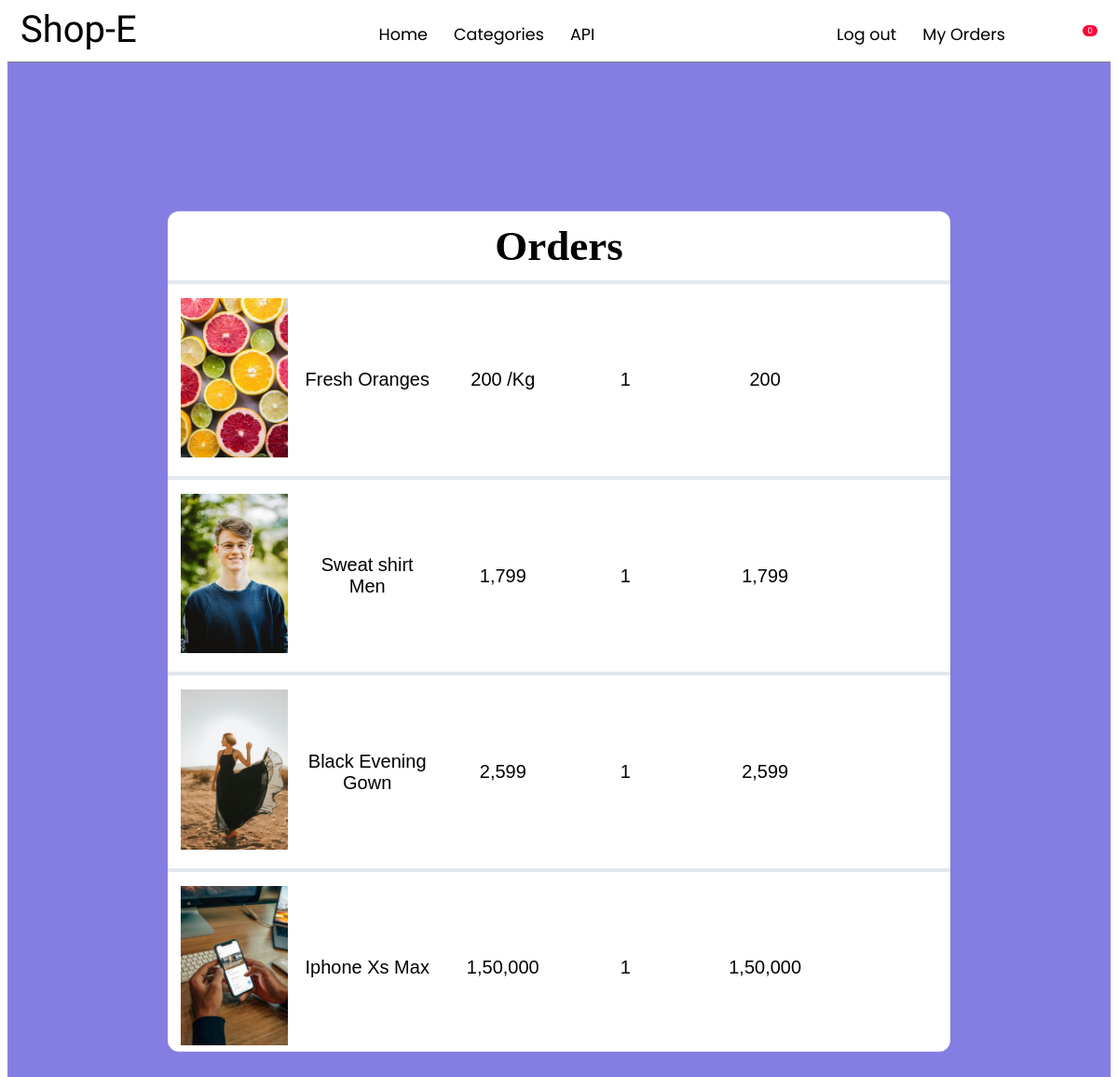
/orders/ (signed in), run on the app's committed database.
### shop/models.py (models this page shows, shortened)
class Order(models.Model):
    user = models.ManyToManyField(User)
    image = models.ForeignKey(ProductImage,on_delete=models.CASCADE)
    quantity = models.PositiveIntegerField(default=1)
    price = models.CharField(max_length=10)
    phone = PhoneNumberField(default='+91')
    adrress = models.CharField(max_length=95)
    city = models.CharField(max_length=35)
    pincode = models.CharField(max_length=6)
    state = models.CharField(max_length=35)
    country = models.CharField(max_length=35)

class ProductImage(models.Model):
    product = models.ForeignKey(Product, on_delete = models.CASCADE)
    image = models.ImageField(upload_to = 'image')

class Product(models.Model):
    name = models.CharField(max_length=40)
    description = models.TextField()
    price = models.CharField(max_length=10)
    category = models.TextChoices('category','clothing electronics food')
    category = models.CharField(max_length = 20, blank=True, choices = category.choices)

### shop/views.py (the view)
# urls.py: path('orders/', views.orders, name='orders'),
def orders(request):
    if request.method == 'POST':
        image = ProductImage.objects.get(product=Product.objects.get(name=request.POST.get('name')))
        Order.objects.filter(user=request.user, image=image).delete()
        return render(request,'shop/order_table.html',{
        'orders':  Order.objects.filter(user=request.user)
    })
    return render(request,'shop/orders.html',{
        'orders':  Order.objects.filter(user=request.user)
    })

### shop/templatetags/myfilter.py (called while the page is built)
@register.filter(name='commasremove')
def commasremove(price):
    for i in price:
        if i.isdigit() == False:
            price = price.replace(i,'')
    return int(price)

@register.filter(name='commasadd')
def commasradd(price):
    price = str(price)
    if len(price)>3:
        for i in range(-3,-len(price)-1,-3):
            price = price[:i] + ',' + price[i:]
    return price

@register.filter(name='multiply')
def multiply(price, quantity):
    price = commasremove(price)
    return commasradd(price*quantity)

### shop/templates/shop/orders.html (shortened to what this page needs)
{% extends 'shop/base.html' %}
{% load myfilter %}
{% block container %}
{% if orders|length == 0 %}
                <div class="text-container">
                <div>
                No Orders
                <div><a href="{% url 'products' %}">Shop Now</a></div>
                </div>
                </div>
{% else %}
<div class="cart-container">
    <div class="table">
        <table>
            <thead>
                <tr>
                    <th style="font-size: 45px;">Orders</th>
                </tr>
            </thead>
            <tbody>
                {% for order in orders %}
                <tr>
                    <td onclick="location.href='{% url 'product-detail' order.image.product.id %}'"><img src="{{ order.image.image.url }}"></td>
                    <td onclick="location.href='{% url 'product-detail' order.image.product.id %}'">{{ order.image.product.name }}</td>
                    <td><i style="font-size: large;" class="icofont-rupee"></i>{{ order.image.product.price }}</td>
                    <td>{{order.quantity}}</td>
                    <td><i style="font-size: large;"
                            class="icofont-rupee"></i>{{ order.price|multiply:order.quantity }}</td>
                    <td><button class="{{ order.image.product.name}}" type="submit"><i
                                style="font-size: x-large;" class="icofont-ui-delete"></i>
                        </button>
                    </td>
                </tr>
                {% endfor %}
            </tbody>
        </table>
    </div>
</div>
{% endif %}
{% endblock container %}

### shop/static/shop/css/style.css (style rules this page uses)
* { transition: height 0.66s ease-in; transition: width 0.66s ease-in; }
.cart-container { width: 100%; height: 90vh; background-color: #857ee2; }
.cart-container table { position: absolute; left: 15%; border-radius: 12px; top: 54%; transform: translateY(-50%); width: 70%; border-collapse: collapse; background-color: white; }
.cart-container table tbody, .cart-container table thead { display: block; }
.cart-container table tbody { font: 20px Arial; height: 66vh; overflow-y: auto; }
.cart-container table tbody tr { border-top: 4px solid #e1e8ee; display: grid; grid-template-columns: 17% 17% 16% 17% 17% 16%; align-items: center; }
.cart-container table tbody tr td { text-align: center; padding: 15px 0px; }
.cart-container img { width: 80%; }
.cart-container table thead tr { display: flex; justify-content: space-around; padding: 10px; }
.cart-container table td button { border: none; background: none; }
.cart-container table td button i { font-size: 35px; color: #8f949b; }

### data on the page
Order: image.image (picture), image.product.name "Fresh Oranges", image.product.price "200 /Kg", quantity "1", price|multiply "200"
Order: image.image (picture), image.product.name "Sweat shirt Men", image.product.price "1,799", quantity "1", price|multiply "1,799"
Order: image.image (picture), image.product.name "Black Evening Gown", image.product.price "2,599", quantity "1", price|multiply "2,599"
Order: image.image (picture), image.product.name "Iphone Xs Max", image.product.price "1,50,000", quantity "1", price|multiply "1,50,000"

### other printed values
{{ request.session.cart|length }} "0"
